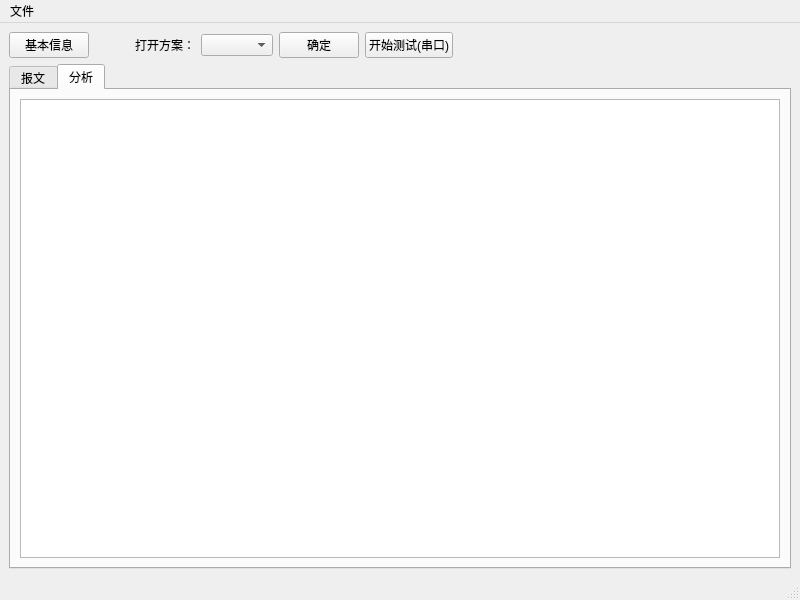
<?xml version="1.0" encoding="UTF-8"?>
<ui version="4.0">
 <class>MainWindow</class>
 <widget class="QMainWindow" name="MainWindow">
  <property name="geometry">
   <rect>
    <x>0</x>
    <y>0</y>
    <width>800</width>
    <height>600</height>
   </rect>
  </property>
  <property name="windowTitle">
   <string>MainWindow</string>
  </property>
  <widget class="QWidget" name="centralwidget">
   <layout class="QVBoxLayout" name="verticalLayout_2">
    <item>
     <layout class="QHBoxLayout" name="horizontalLayout">
      <item>
       <widget class="QPushButton" name="BaseInfoButton">
        <property name="text">
         <string>基本信息</string>
        </property>
       </widget>
      </item>
      <item>
       <spacer name="horizontalSpacer_2">
        <property name="orientation">
         <enum>Qt::Horizontal</enum>
        </property>
        <property name="sizeType">
         <enum>QSizePolicy::Fixed</enum>
        </property>
        <property name="sizeHint" stdset="0">
         <size>
          <width>40</width>
          <height>20</height>
         </size>
        </property>
       </spacer>
      </item>
      <item>
       <widget class="QLabel" name="label">
        <property name="sizePolicy">
         <sizepolicy hsizetype="Fixed" vsizetype="Fixed">
          <horstretch>0</horstretch>
          <verstretch>0</verstretch>
         </sizepolicy>
        </property>
        <property name="minimumSize">
         <size>
          <width>60</width>
          <height>10</height>
         </size>
        </property>
        <property name="text">
         <string>打开方案：</string>
        </property>
       </widget>
      </item>
      <item>
       <widget class="QComboBox" name="planComboBox">
        <property name="currentText">
         <string extracomment="NLY1501_LY_DL645，NLY1501_LY_MBUS"/>
        </property>
        <property name="currentIndex">
         <number>-1</number>
        </property>
       </widget>
      </item>
      <item>
       <widget class="QPushButton" name="planButton">
        <property name="text">
         <string>确定</string>
        </property>
       </widget>
      </item>
      <item>
       <widget class="QPushButton" name="startTestButton">
        <property name="text">
         <string>开始测试(串口)</string>
        </property>
       </widget>
      </item>
      <item>
       <spacer name="horizontalSpacer">
        <property name="orientation">
         <enum>Qt::Horizontal</enum>
        </property>
        <property name="sizeHint" stdset="0">
         <size>
          <width>118</width>
          <height>20</height>
         </size>
        </property>
       </spacer>
      </item>
     </layout>
    </item>
    <item>
     <widget class="QTabWidget" name="tabWidget">
      <property name="currentIndex">
       <number>1</number>
      </property>
      <widget class="QWidget" name="tab_log">
       <attribute name="title">
        <string>报文</string>
       </attribute>
       <layout class="QVBoxLayout" name="verticalLayout">
        <item>
         <layout class="QGridLayout" name="gridLayout" columnstretch="2,1">
          <item row="0" column="0">
           <widget class="QTextEdit" name="RxTextEdit"/>
          </item>
          <item row="0" column="1" rowspan="2">
           <widget class="QTextEdit" name="PlanTextEdit"/>
          </item>
          <item row="1" column="0">
           <widget class="QTextEdit" name="SendTextEdit"/>
          </item>
         </layout>
        </item>
       </layout>
      </widget>
      <widget class="QWidget" name="tab_ana">
       <property name="sizePolicy">
        <sizepolicy hsizetype="Expanding" vsizetype="Expanding">
         <horstretch>0</horstretch>
         <verstretch>0</verstretch>
        </sizepolicy>
       </property>
       <attribute name="title">
        <string>分析</string>
       </attribute>
       <layout class="QVBoxLayout" name="verticalLayout_4">
        <item>
         <layout class="QHBoxLayout" name="horizontalLayout_3" stretch="0">
          <property name="spacing">
           <number>6</number>
          </property>
          <property name="leftMargin">
           <number>0</number>
          </property>
          <item>
           <widget class="QTableWidget" name="AnaTableWidget"/>
          </item>
         </layout>
        </item>
       </layout>
      </widget>
     </widget>
    </item>
   </layout>
  </widget>
  <widget class="QMenuBar" name="menubar">
   <property name="geometry">
    <rect>
     <x>0</x>
     <y>0</y>
     <width>800</width>
     <height>23</height>
    </rect>
   </property>
   <widget class="QMenu" name="menu">
    <property name="title">
     <string>文件</string>
    </property>
    <addaction name="action_2"/>
    <addaction name="action"/>
   </widget>
   <addaction name="menu"/>
  </widget>
  <widget class="QStatusBar" name="statusbar"/>
  <action name="action">
   <property name="text">
    <string>打开方案</string>
   </property>
  </action>
  <action name="action_2">
   <property name="text">
    <string>基本信息</string>
   </property>
  </action>
 </widget>
 <resources/>
 <connections/>
</ui>
